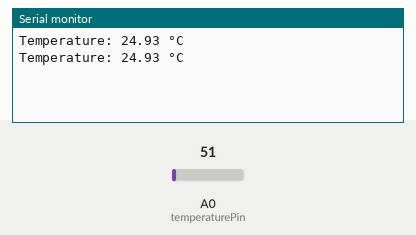
Simulated run of this sketch. Board: Arduino Uno, built with avr-gcc and run on an emulated ATmega328P. On the bench: the last lines printed to the serial monitor. The test bench sets the inputs (shaded band); at power-on: A0 (temperaturePin) = 51.

Above: at 1.8 s.
1.9 s: A0 (temperaturePin) set to 61
At 2.4 s:
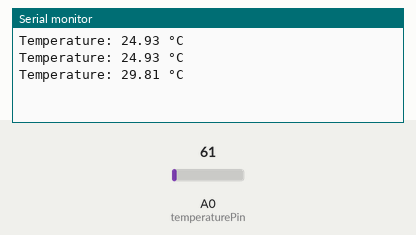
3.4 s: A0 (temperaturePin) set to 71
At 4.8 s:
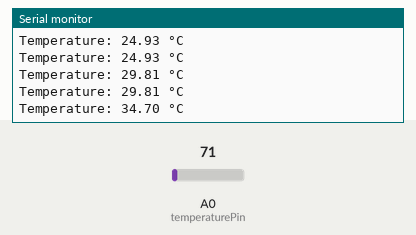
Timing chart, 0 to 6.4 s (numbered marks = the images above; inputs shaded):
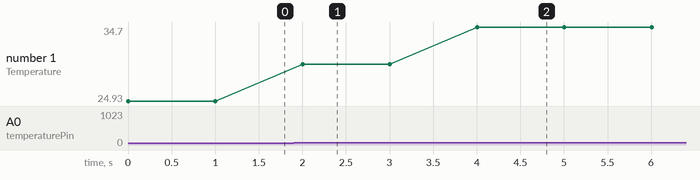

Measured:
- after the input at 1.9 s, the serial monitor: prints a new line after 0.10 s (image 1)
- after the input at 3.4 s, the serial monitor: prints a new line after 0.60 s (image 2)
- plotted number 1: 24.93 → 29.81 after the input at 1.9 s, 29.81 → 34.7 after the input at 3.4 s

The sketch:

temperature_monitor.ino
```cpp
// Arduino Temperature Monitor
// Sensor: LM35
// Output: Serial Monitor

const int temperaturePin = A0;

void setup() {
  Serial.begin(9600);
}

void loop() {
  int sensorValue = analogRead(temperaturePin);

  float voltage = sensorValue * (5.0 / 1023.0);
  float temperatureC = voltage * 100.0;

  Serial.print("Temperature: ");
  Serial.print(temperatureC);
  Serial.println(" °C");

  delay(1000);
}
```
